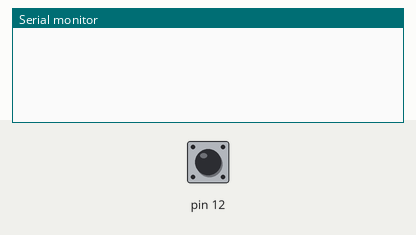
This sketch was run on a simulated Arduino Uno, built with avr-gcc and run on an emulated ATmega328P. On the bench: the last lines printed to the serial monitor. The test bench sets the inputs (shaded band); at power-on: pin 12 LOW.

Above: at 1.2 s.
1.3 s: pin 12 driven HIGH
At 2.4 s:
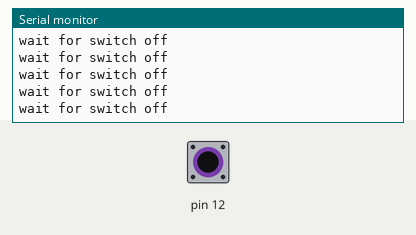
3.2 s: pin 12 driven LOW
At 3.6 s:
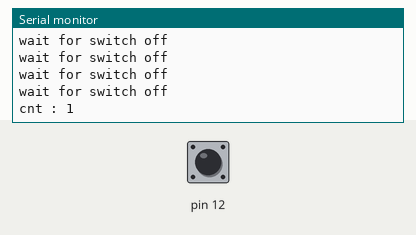
4.7 s: pin 12 driven HIGH
At 5.2 s:
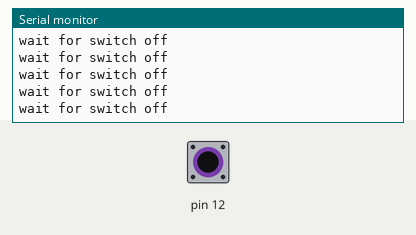
7.7 s: pin 12 pulsed LOW 2 times (0.12 s each, 0.3 s apart)
11.3 s: pin 12 pulsed LOW 5 times (0.12 s each, 0.3 s apart)
At 12.3 s:
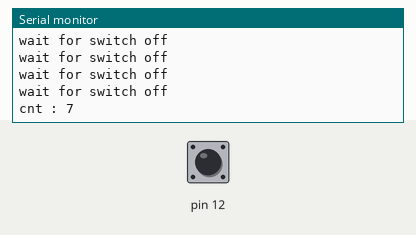
Timing chart, 0 to 14.3 s (numbered marks = the images above; inputs shaded):
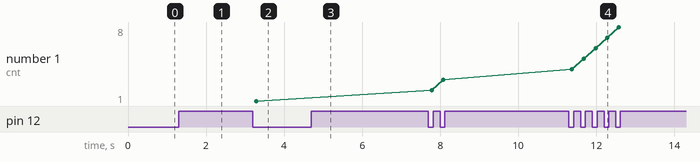

The sketch:

while_sw.ino
```cpp
int cnt = 0;

void setup() {
  Serial.begin(9600);
  pinMode(12, INPUT);
}

void loop() {
  if (digitalRead(12) == HIGH) {
    cnt = cnt + 1;

    while (digitalRead(12) == HIGH) {
      Serial.println("wait for switch off");
    }
    delay(50);

    Serial.print("cnt : ");
    Serial.println(cnt);
  }
}
```

Measured:
- after the input at 1.3 s, the serial monitor: prints a new line at once (image 1)
- after the input at 3.2 s, the serial monitor: prints a new line after 0.09 s (image 2)
- after the input at 11.3 s, the serial monitor: prints a new line after 0.07 s (image 4)
- plotted number 1: 1 → 3 after the input at 7.7 s, 3 → 8 after the input at 11.3 s
